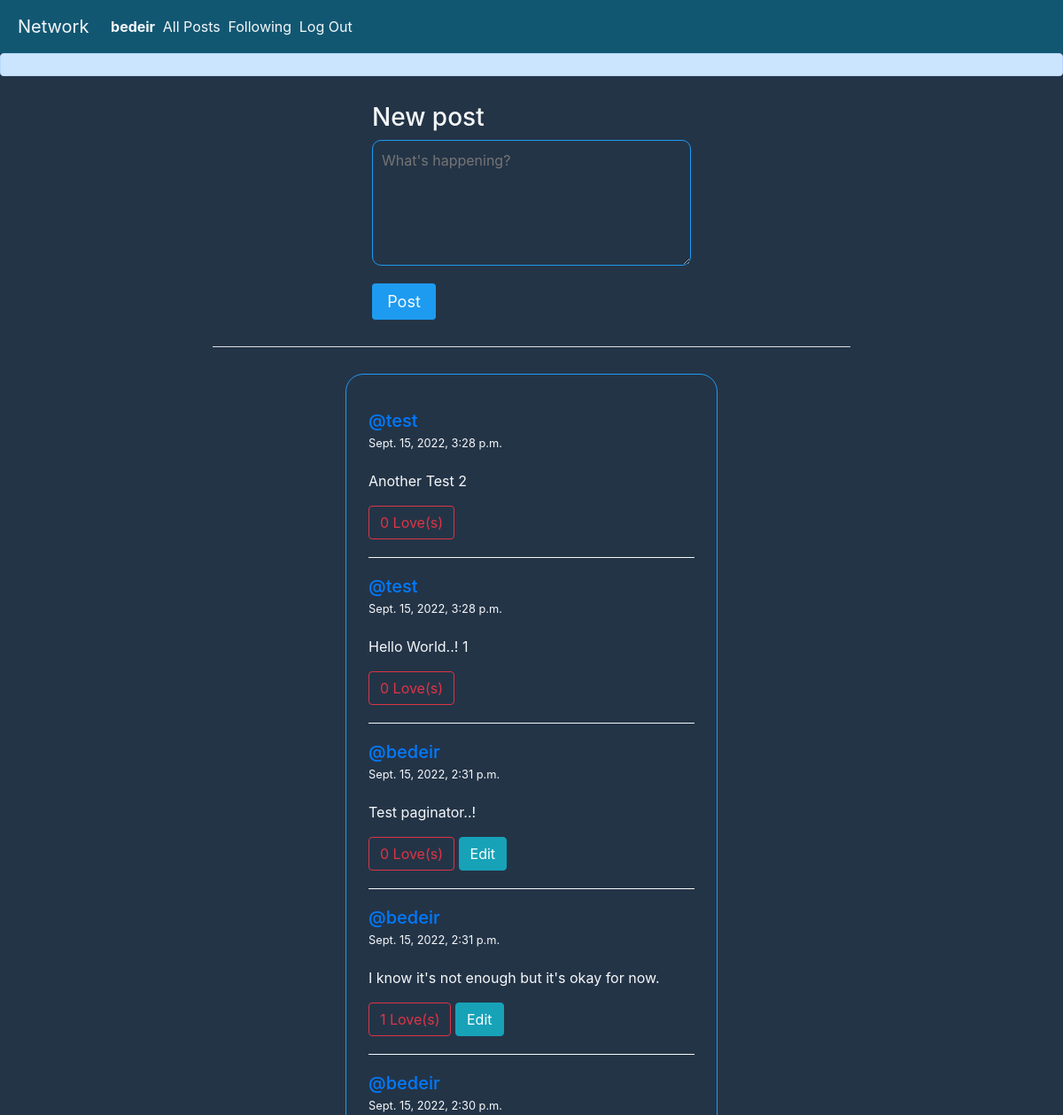
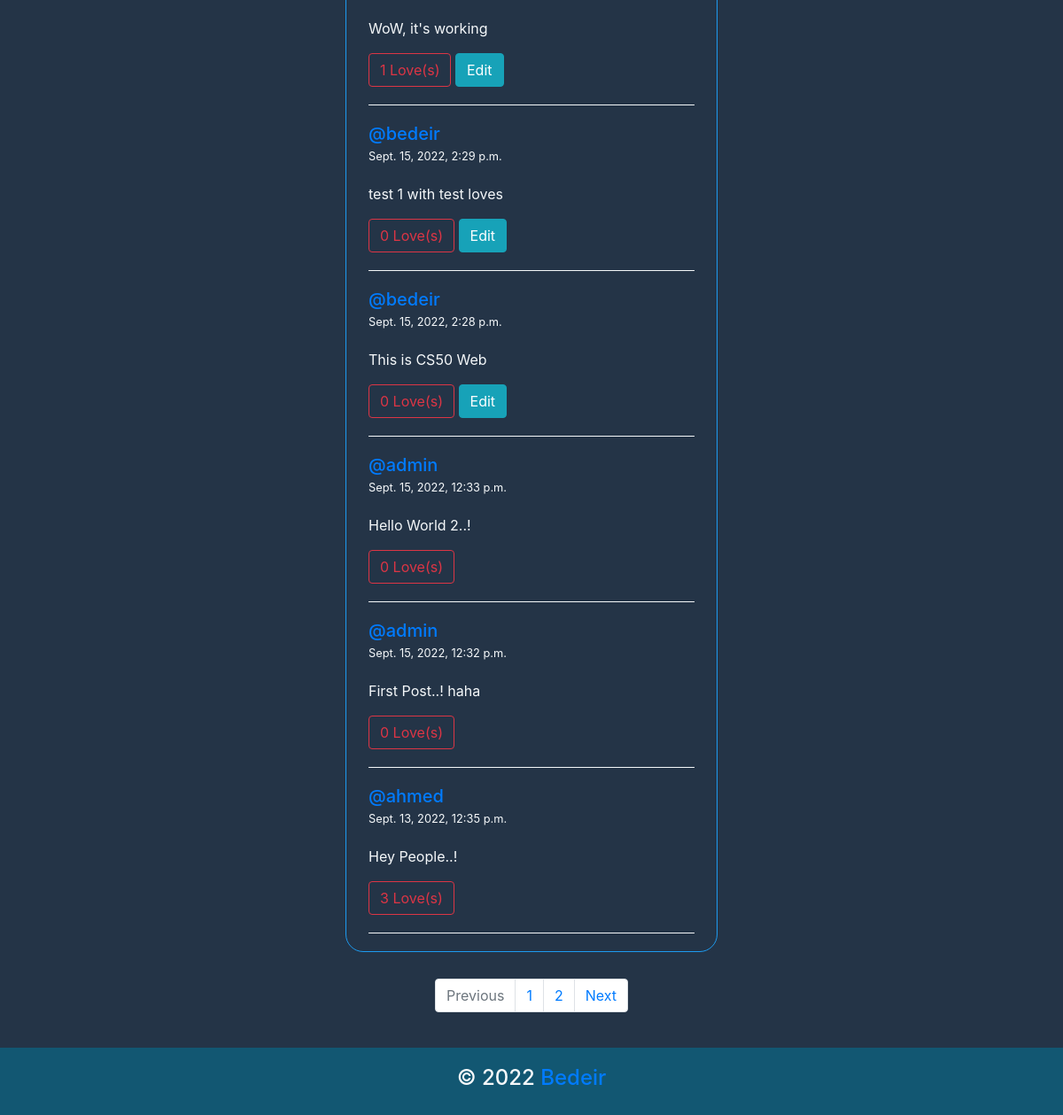
/ (signed in), run on the app's committed database (2 pictures, top to bottom).
### network/models.py (models this page shows, shortened)
class User(AbstractUser):
    following = models.ManyToManyField('User', related_name='followers')

class Post(models.Model):
    owner = models.ForeignKey(User, on_delete=models.CASCADE, related_name='posts')
    content = models.TextField()
    created = models.DateTimeField(auto_now_add=True)
    lovers = models.ManyToManyField(User, related_name='lovers')
    class Meta:
        ordering = ['-created']

### network/views.py (the view)
# urls.py: path("", views.index, name="index"),
def index(request):
    allPosts = Post.objects.all()
    paginator = Paginator(allPosts, 10)
    pageNumber = request.GET.get('page')
    onePagePosts = paginator.get_page(pageNumber)
    return render(request, "network/index.html",{
        "posts": onePagePosts,
        'pageNumRange': range(onePagePosts.paginator.num_pages)
    })

### network/templates/network/index.html (shortened to what this page needs)
{% extends "network/layout.html" %}
{% block body %}
{% if user.is_authenticated %}
<form action="{% url 'addPost' %}" class="form-post" method="post">
  <h3>New post</h3>
  <textarea
    name="getPost"
    id="getPost"
    cols="10"
    rows="5"
    placeholder="What's happening?"
  ></textarea>
  <input type="submit" class="btn btnPost" name="addPost" value="Post" />
</form>
<hr />
{% endif %}
<div class="all-posts">
  {% for post in posts %}
    <div class="post" id="{{ post.id }}">
      <div class="header-post">
        <a href="{% url 'getProfile' post.owner.username%}">
          <h5>@{{ post.owner.username }}</h5>
        </a>
        <small>{{ post.created }}</small>
      </div>
      <p id="content-{{post.id}}">{{ post.content }}</p>
      {% if user.is_authenticated %}
        {% if user in post.lovers.all %}
          <button class="btn btn-danger love" >
            <span id = "countLikes-{{post.id}}">
              {{ post.lovers.count }}
            </span>
            Love(s)
          </button>
        {% else %}
          <button class="btn btn-outline-danger love">
            <span id = "countLikes-{{post.id}}">
              {{ post.lovers.count }}
            </span>
            Love(s)
          </button>
        {% endif %}
        {% if user == post.owner %}
          <button class="btn btn-info edit">Edit</button>
        {% endif %}
      {% endif %}
    </div>
  {% empty %}
    <h2>Currently No posts..!</h2>
  {% endfor %}
</div>
<nav aria-label="Page navigation example">
  <ul class="pagination justify-content-center">
    {% if posts.has_previous %}
      <li class="page-item">
        <a class="page-link" href="?page={{ posts.previous_page_number }}" tabindex="-1" aria-disabled="false">Previous</a>
      </li>
    {% else %}
      <li class="page-item disabled">
        <a class="page-link" href="#" tabindex="-1" aria-disabled="true">Previous</a>
      </li>
    {% endif %}
    {% for i in pageNumRange %}
      <li class="page-item"><a class="page-link" href="?page={{ i|add:1 }}">{{ i|add:1 }}</a></li>
    {% endfor %}
    {% if posts.has_next %}
      <li class="page-item">
        <a class="page-link" href="?page={{ posts.next_page_number }}">Next</a>
      </li>
    {% endif %}
  </ul>
</nav>
<footer>
  <h4>&copy; 2022 <a href="https://github.com/AhmedBedeir" target="_blank">Bedeir</a></h4>
</footer>
{% endblock %}

### network/templates/network/layout.html (shortened to what this page needs)
{% load static %}
<!DOCTYPE html>
<html lang="en">
    <head>
        <link rel="stylesheet" href="https://stackpath.bootstrapcdn.com/bootstrap/4.4.1/css/bootstrap.min.css">
        <link href="{% static 'network/styles.css' %}" rel="stylesheet">
    </head>
    <body>
        <nav class="nav-content">
            <a class="navbar-brand" href="{% url 'index' %}">Network</a>
            <div>
              <ul class="navbar-nav mr-auto">
                {% if user.is_authenticated %}
                    <li class="nav-item">
                        <a class="nav-link" href="{% url 'getProfile' user.username %}"><strong>{{ user.username }}</strong></a>
                    </li>
                {% endif %}
                <li class="nav-item">
                  <a class="nav-link" href="{% url 'index' %}">All Posts</a>
                </li>
                {% if user.is_authenticated %}
                    <li class="nav-item">
                        <a class="nav-link" href="{% url 'followingPosts'%}">Following</a>
                    </li>
                    <li class="nav-item">
                        <a class="nav-link" href="{% url 'logout' %}">Log Out</a>
                    </li>
                {% endif %}
              </ul>
            </div>
          </nav>
          <div class="alert alert-primary" role="alert">
          </div>
        <div class="body">
            {% block body %}
            {% endblock %}
        </div>
    </body>
</html>

### network/static/network/styles.css (style rules this page uses)
:root { --base-color: rgb(29, 155, 240); --text-color: #125772; --second-color: #657786; --light: #f5f8fa; --body-color: #243447; }
html { scroll-behavior: smooth; }
* { padding: 0; margin: 0; box-sizing: border-box; }
.nav-content { display: flex; align-items: center; padding: 10px 20px; background-color: var(--text-color); }
.nav-content div { width: 25%; }
.nav-content ul { display: flex; flex-direction: row; justify-content: space-evenly; }
.nav-content a { color: var(--light); }
body { background-color: var(--body-color); }
.form-post { width: 30%; margin: 30px auto; display: flex; flex-direction: column; }
#getPost { background-color: var(--body-color); border: 1px solid var(--base-color); border-radius: 10px; padding: 10px; color: var(--light); margin-bottom: 20px; }
.btnPost { background-color: var(--base-color); color: var(--light); width: 20%; font-size: large; }
.form-post h3 { color: var(--light); }
.all-posts { width: 35%; margin: 30px auto; border: 1px solid var(--base-color); padding: 20px 25px; border-radius: 20px; }
.post { color: var(--light); border-bottom: 1px solid var(--light); padding: 20px 0; }
hr { background-color: var(--light); width: 60%; margin: 0 auto; }
h5 { margin: 0; }
.header-post { margin-bottom: 20px; }
.alert { transition: 0.5; }
footer { text-align: center; color: var(--light); padding: 20px; background-color: var(--text-color); margin-top: 40px; }

### data on the page
User: username "bedeir"
Post: owner.username "test", created "Sept. 15, 2022, 3:28 p.m.", content "Another Test 2", lovers.count "0"
Post: owner.username "test", created "Sept. 15, 2022, 3:28 p.m.", content "Hello World..! 1", lovers.count "0"
Post: owner.username "bedeir", created "Sept. 15, 2022, 2:31 p.m.", content "Test paginator..!", lovers.count "0", shows "Edit"
Post: owner.username "bedeir", created "Sept. 15, 2022, 2:31 p.m.", content "I know it's not enough but it's okay for now.", lovers.count "1", shows "Edit"
Post: owner.username "bedeir", created "Sept. 15, 2022, 2:30 p.m.", content "WoW, it's working", lovers.count "1", shows "Edit"
Post: owner.username "bedeir", created "Sept. 15, 2022, 2:29 p.m.", content "test 1 with test loves", lovers.count "0", shows "Edit"
Post: owner.username "bedeir", created "Sept. 15, 2022, 2:28 p.m.", content "This is CS50 Web", lovers.count "0", shows "Edit"
Post: owner.username "admin", created "Sept. 15, 2022, 12:33 p.m.", content "Hello World 2..!", lovers.count "0"
Post: owner.username "admin", created "Sept. 15, 2022, 12:32 p.m.", content "First Post..! haha", lovers.count "0"
Post: owner.username "ahmed", created "Sept. 13, 2022, 12:35 p.m.", content "Hey People..!", lovers.count "3"

### other printed values
{{ i|add:1 }} "1" "2"
